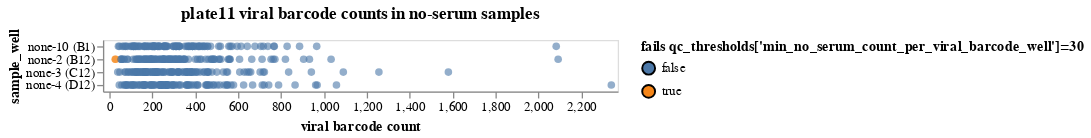

Notebook code for this chart:
### Markdown cell above
Compute and plot the no-serum sample viral barcode counts and check if they pass the QC filters.

### Code cell
no_serum_counts = (
    counts.query("serum == 'none'")
    .query("not neut_standard")
    .merge(neut_standard_counts, validate="many_to_one")[
        ["barcode", "strain", "well", "sample_well", "count", "neut_standard_count"]
    ]
    .assign(
        fails_qc=lambda x: (
            x["count"] <= qc_thresholds["min_no_serum_count_per_viral_barcode_well"]
        ),
    )
)

strains = sorted(no_serum_counts["strain"].unique())
strain_selection_dropdown = alt.selection_point(
    fields=["strain"],
    bind=alt.binding_select(
        options=[None] + strains, labels=["all"] + strains, name="virus strain",
    ),
)

# make chart
no_serum_counts_chart = (
    alt.Chart(no_serum_counts)
    .add_params(barcode_selection, strain_selection_dropdown)
    .transform_filter(strain_selection_dropdown)
    .encode(
        alt.X(
            "count", title="viral barcode count", scale=alt.Scale(nice=False, padding=5)
        ),
        alt.Y("sample_well", sort=sample_wells),
        alt.Fill(
            "fails_qc",
            title=f"fails {qc_thresholds['min_no_serum_count_per_viral_barcode_well']=}",
            legend=alt.Legend(titleLimit=500),
        ),
        strokeWidth=alt.condition(barcode_selection, alt.value(2), alt.value(0)),
        size=alt.condition(barcode_selection, alt.value(60), alt.value(35)),
        tooltip=no_serum_counts.columns.tolist(),
    )
    .mark_circle(fillOpacity=0.6, stroke="black", strokeOpacity=1)
    .properties(
        height=alt.Step(10),
        width=400,
        title=f"{plate} viral barcode counts in no-serum samples",
    )
    .configure_axis(grid=False)
    .configure_legend(titleLimit=1000)
    .interactive()
)

display(no_serum_counts_chart)

# drop barcode / wells failing QC
min_no_serum_count_per_viral_barcode_well_drops = list(
    no_serum_counts.query("fails_qc")[["barcode", "well"]].itertuples(index=False, name=None)
)
print(
    f"\nDropping {len(min_no_serum_count_per_viral_barcode_well_drops)} barcode-wells for failing "
    f"{qc_thresholds['min_no_serum_count_per_viral_barcode_well']=}: "
    + str(min_no_serum_count_per_viral_barcode_well_drops)
)
qc_drops["barcode_wells"].update(
    {w: "min_no_serum_count_per_viral_barcode_well" for w in min_no_serum_count_per_viral_barcode_well_drops}
)
no_serum_counts = no_serum_counts[
    ~no_serum_counts.assign(
        barcode_well=lambda x: x.apply(lambda r: (r["barcode"], r["well"]), axis=1)
    )
    ["barcode_well"]
    .isin(qc_drops["barcode_wells"])
]
counts = counts[
    ~counts.assign(
        barcode_well=lambda x: x.apply(lambda r: (r["barcode"], r["well"]), axis=1)
    )
    ["barcode_well"]
    .isin(qc_drops["barcode_wells"])
]

### Figure 1 — Vega-Lite specification as saved in the notebook (floating-point values rounded to 4 significant figures; data arrays with more than 128 entries replaced by an {"elided": "..."} marker saying what was removed)
{"config": {"view": {"continuousWidth": 300, "continuousHeight": 300}, "axis": {"grid": false}, "legend": {"titleLimit": 1000}}, "data": {"name": "data-ebc7800af361a90e344023431db36316"}, "mark": {"type": "circle", "fillOpacity": 0.6, "stroke": "black", "strokeOpacity": 1}, "encoding": {"fill": {"field": "fails_qc", "legend": {"titleLimit": 500}, "title": "fails qc_thresholds['min_no_serum_count_per_viral_barcode_well']=30", "type": "nominal"}, "size": {"condition": {"param": "param_10", "value": 60, "empty": false}, "value": 35}, "strokeWidth": {"condition": {"param": "param_10", "value": 2, "empty": false}, "value": 0}, "tooltip": [{"field": "barcode", "type": "nominal"}, {"field": "strain", "type": "nominal"}, {"field": "well", "type": "nominal"}, {"field": "sample_well", "type": "nominal"}, {"field": "count", "type": "quantitative"}, {"field": "neut_standard_count", "type": "quantitative"}, {"field": "fails_qc", "type": "nominal"}], "x": {"field": "count", "scale": {"nice": false, "padding": 5}, "title": "viral barcode count", "type": "quantitative"}, "y": {"field": "sample_well", "sort": {"elided": "144 str values"}, "type": "nominal"}}, "height": {"step": 10}, "params": [{"name": "param_10", "select": {"type": "point", "fields": ["barcode"], "on": "mouseover"}}, {"name": "param_13", "select": {"type": "point", "fields": ["strain"]}, "bind": {"input": "select", "options": [null, "A/Bangladesh/2221/2021", "A/Bangladesh/3210810034/2021", "A/Bangladesh/8002/2021", "A/Bangladesh/8036/2021", "A/Belgium/H0017/2022", "A/Belgium/H0038/2022", "A/Brisbane/02/2018", "A/Brisbane/48/2022", "A/California/07/2009", "A/Chester/5355/2022", "A/Cote_DIvoire/1448/2021", "A/England/220200318/2022", "A/Ghana/138/2020", "A/Ghana/2080/2020", "A/Hawaii/70/2019", "A/India-PUN-NIV328484/2021", "A/India-Pune-Nivcov2221170/2022", "A/India/Pun-NIV312851/2021", "A/Michigan/19/2021", "A/Michigan/45/2015", "A/Newcastle/2/2022", "A/Niger/10217/2021", "A/Nimes/871/2021", "A/Norway/25089/2022", "A/Paris/30353/2021", "A/Paris/31196/2021", "A/Perth/1/2022", "A/SouthAfrica/R14850/2021", "A/SouthAfrica/R16462/2021", "A/Sydney/43/2022", "A/Togo/0274/2021", "A/Togo/0304/2021", "A/Togo/845/2020", "A/Utah/27/2022", "A/Washington/23/2020", "A/Wisconsin/588/2019"], "labels": ["all", "A/Bangladesh/2221/2021", "A/Bangladesh/3210810034/2021", "A/Bangladesh/8002/2021", "A/Bangladesh/8036/2021", "A/Belgium/H0017/2022", "A/Belgium/H0038/2022", "A/Brisbane/02/2018", "A/Brisbane/48/2022", "A/California/07/2009", "A/Chester/5355/2022", "A/Cote_DIvoire/1448/2021", "A/England/220200318/2022", "A/Ghana/138/2020", "A/Ghana/2080/2020", "A/Hawaii/70/2019", "A/India-PUN-NIV328484/2021", "A/India-Pune-Nivcov2221170/2022", "A/India/Pun-NIV312851/2021", "A/Michigan/19/2021", "A/Michigan/45/2015", "A/Newcastle/2/2022", "A/Niger/10217/2021", "A/Nimes/871/2021", "A/Norway/25089/2022", "A/Paris/30353/2021", "A/Paris/31196/2021", "A/Perth/1/2022", "A/SouthAfrica/R14850/2021", "A/SouthAfrica/R16462/2021", "A/Sydney/43/2022", "A/Togo/0274/2021", "A/Togo/0304/2021", "A/Togo/845/2020", "A/Utah/27/2022", "A/Washington/23/2020", "A/Wisconsin/588/2019"], "name": "virus strain"}}, {"name": "param_14", "select": {"type": "interval", "encodings": ["x", "y"]}, "bind": "scales"}], "title": "plate11 viral barcode counts in no-serum samples", "transform": [{"filter": {"param": "param_13"}}], "width": 400, "$schema": "https://vega.github.io/schema/vega-lite/v5.16.3.json", "datasets": {"data-ebc7800af361a90e344023431db36316": {"elided": "440 records"}}}
